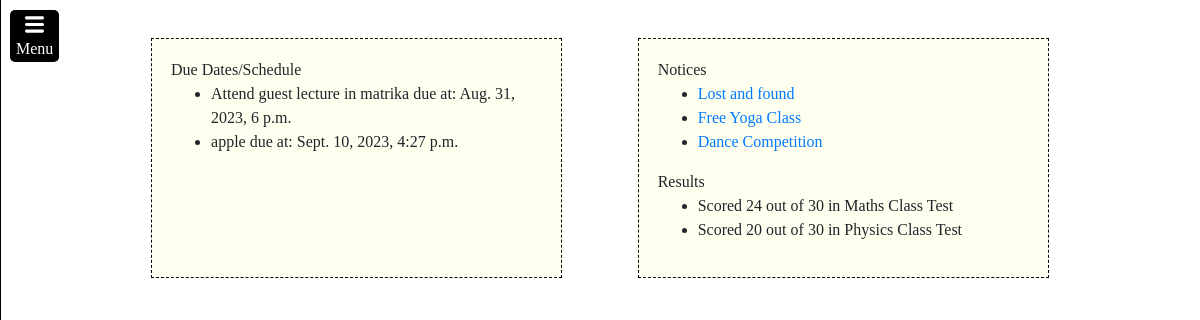
Before: /student/ (signed in) with the older database file.
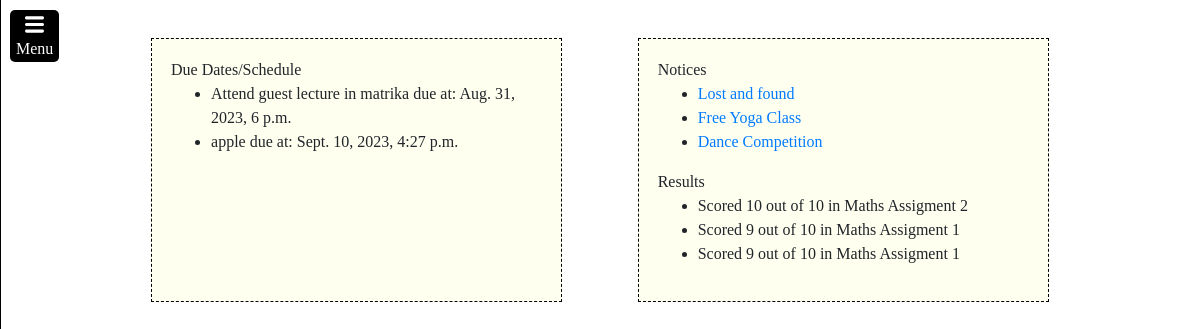
After: the same page with the newer database file.
### student/models.py (models this page shows, shortened)
class Schedule(models.Model):
    user = models.ForeignKey(User, on_delete=models.CASCADE)
    activity = models.CharField(max_length=150)
    due_date = models.DateTimeField()

class Notice(models.Model):
    issued_for = models.ForeignKey(Classroom, on_delete=models.CASCADE)
    issued_by = models.ForeignKey(User, on_delete=models.CASCADE)
    title = models.CharField(max_length=150)
    content = models.TextField(max_length=2000)
    issue_date = models.DateField(default=datetime.now())

class Result(models.Model):
    student = models.ForeignKey(User, on_delete=models.CASCADE)
    topic = models.CharField(max_length=150)
    marks = models.IntegerField()
    max_marks = models.IntegerField()
    date = models.DateField()
    is_active = models.BooleanField(default=True)

### student/views.py (the view)
# urls.py: path("", views.index, name="index"),
@login_required
def index(request):
    if request.user.is_employee:
        if len(Member.objects.filter(member=request.user)) == 0:
            return HttpResponseRedirect(reverse("student:join_class"))
        class_id = Member.objects.filter(member=request.user)[0].classroom_id
        return HttpResponseRedirect(reverse("student:staff_page", args=[class_id]))
    try:
        user_classroom = Member.objects.get(member=request.user).classroom
    except:
        return HttpResponseRedirect(reverse("student:join_class"))
    schedule = list(Schedule.objects.filter(user=request.user, due_date__gt=timezone.now()).order_by("due_date").values())
    schedule = schedule[:5]
    notices = list(Notice.objects.filter(issued_for=user_classroom).order_by("-id").values())
    notices = notices[:3]
    results = list(Result.objects.filter(student=request.user).order_by("-id").values())
    results = results[:3]
    return render(request, "student/index.html", {
        "schedule":schedule,
        "notices":notices,
        "results":results,
    })

### student/templates/student/index.html (shortened to what this page needs)
{% extends 'student/layout.html' %}
{% load static %}
{% block head %}
    <link rel="stylesheet" href="{% static 'student/index.css' %}">
{% endblock %}
{% block body %}
    <div class="homeBody">
        <div>
            Due Dates/Schedule
            <ul>
                {% for item in schedule %}
                <li>{{item.activity}} due at: {{item.due_date}}</li>
                {% endfor %}
            </ul>
        </div>
        <div>
            <div>
                Notices
                <ul>
                    {% for item in notices %}
                    <li> <a href="{% url 'student:notice_page' notice_id=item.id %}" target="_blank">{{item.title}}</a> </li>
                    {% endfor %}
                </ul>
            </div>
            {% if not request.user.is_employee %}
            <div>
                Results
                <ul>
                    {% for item in results %}
                    <li>Scored {{item.marks}} out of {{item.max_marks}} in {{item.topic}}</li>
                    {% endfor %}
                </ul>
            </div>
            {% endif %}
        </div>
    </div>
{% endblock %}

Changed rows visible on the page:
no longer on this page (row unchanged): Result: marks "24", max_marks "30", topic "Maths Class Test"
no longer on this page (row unchanged): Result: marks "20", max_marks "30", topic "Physics Class Test"
added Result: marks "10", max_marks "10", topic "Maths Assigment 2"
added Result: marks "9", max_marks "10", topic "Maths Assigment 1"
added Result: marks "9", max_marks "10", topic "Maths Assigment 1"
